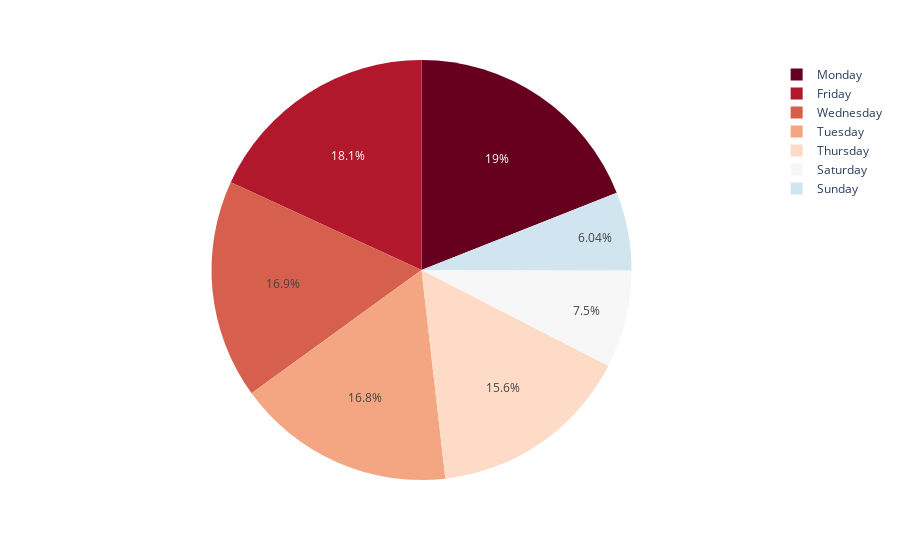

Here is the notebook cell this chart was saved with:
### Code cell
fig = px.pie(date, names="day", values="minutes_played", color_discrete_sequence=px.colors.sequential.RdBu)

fig.show()

### Figure 1 — Plotly figure (JSON) as saved in the notebook; plotly's stock layout.template omitted (floating-point values rounded to 4 significant figures)
{"data": [{"domain": {"x": [0, 1], "y": [0, 1]}, "hovertemplate": "day=%{label}<br>minutes_played=%{value}<extra></extra>", "labels": ["Friday", "Monday", "Saturday", "Sunday", "Thursday", "Tuesday", "Wednesday"], "legendgroup": "", "name": "", "showlegend": true, "type": "pie", "values": [2715.0, 2844.0, 1123.0, 904.2, 2343.0, 2518.0, 2525.0]}], "layout": {"legend": {"tracegroupgap": 0}, "margin": {"t": 60}, "piecolorway": ["rgb(103,0,31)", "rgb(178,24,43)", "rgb(214,96,77)", "rgb(244,165,130)", "rgb(253,219,199)", "rgb(247,247,247)", "rgb(209,229,240)", "rgb(146,197,222)", "rgb(67,147,195)", "rgb(33,102,172)", "rgb(5,48,97)"]}}
